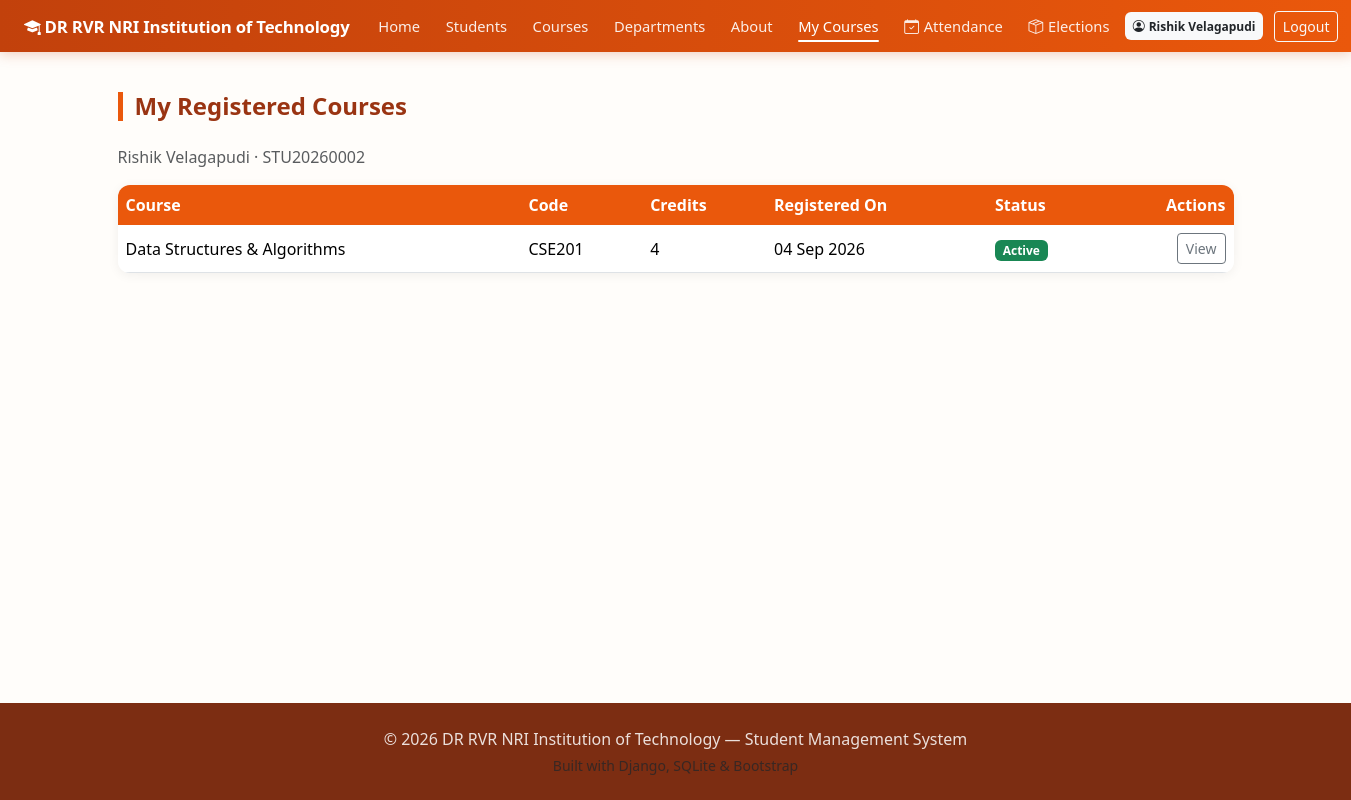
The page /my-courses/ (signed in) on the database its author committed.
### core/models.py (models this page shows, shortened)
class User(AbstractUser):
    ROLE_CHOICES = [
        ('admin', 'Admin'),
        ('student', 'Student'),
    ]
    role = models.CharField(max_length=20, choices=ROLE_CHOICES, default='student')

class Student(models.Model):
    roll_number = models.CharField(max_length=30, unique=True)
    first_name = models.CharField(max_length=80)
    last_name = models.CharField(max_length=80)
    email = models.EmailField(max_length=120, unique=True)
    phone = models.CharField(max_length=20, blank=True, null=True)
    date_of_birth = models.DateField(blank=True, null=True)
    gender = models.CharField(max_length=10, blank=True, null=True)
    address = models.TextField(blank=True, null=True)
    enrollment_year = models.IntegerField(default=current_year)
    department = models.ForeignKey(Department, on_delete=models.CASCADE, related_name='students')
    user = models.OneToOneField(
        settings.AUTH_USER_MODEL,
        on_delete=models.SET_NULL,
        null=True,
        blank=True,
        related_name='student_profile'
    )
    class Meta:
        ordering = ['first_name', 'last_name']
    @property
    def full_name(self):
        return f"{self.first_name} {self.last_name}"

class Registration(models.Model):
    student = models.ForeignKey(Student, on_delete=models.CASCADE, related_name='registrations')
    course = models.ForeignKey(Course, on_delete=models.CASCADE, related_name='registrations')
    registered_on = models.DateTimeField(auto_now_add=True)
    status = models.CharField(max_length=20, default='Active')
    class Meta:
        unique_together = ('student', 'course')
        ordering = ['-registered_on']

class Course(models.Model):
    name = models.CharField(max_length=150)
    code = models.CharField(max_length=20, unique=True)
    credits = models.IntegerField(default=3)
    duration_weeks = models.IntegerField(default=16)
    description = models.TextField(blank=True, null=True)
    department = models.ForeignKey(Department, on_delete=models.CASCADE, related_name='courses')
    class Meta:
        ordering = ['name']

### core/views.py (the view)
# urls.py: path('my-courses/', views.my_courses, name='my_courses'),
@login_required
def my_courses(request):
    student = getattr(request.user, 'student_profile', None)
    if not student:
        messages.warning(request, 'No student profile linked to this account.')
        return redirect('home')
    return render(request, 'my_courses.html', {'student': student})

### templates/my_courses.html (shortened to what this page needs)
{% extends 'base.html' %}
{% block content %}
<h4 class="section-title">My Registered Courses</h4>
<p class="text-muted">{{ student.full_name }} &middot; {{ student.roll_number }}</p>
<div class="table-card">
    <table class="table table-hover mb-0 align-middle">
        <thead>
            <tr>
                <th>Course</th>
                <th>Code</th>
                <th>Credits</th>
                <th>Registered On</th>
                <th>Status</th>
                <th class="text-end">Actions</th>
            </tr>
        </thead>
        <tbody>
            {% for r in student.registrations.all %}
            <tr>
                <td>{{ r.course.name }}</td>
                <td>{{ r.course.code }}</td>
                <td>{{ r.course.credits }}</td>
                <td>{{ r.registered_on|date:"d M Y" }}</td>
                <td><span class="badge bg-success">{{ r.status }}</span></td>
                <td class="text-end">
                    <a href="{% url 'course_detail' r.course.id %}" class="btn btn-sm btn-outline-secondary">View</a>
                </td>
            </tr>
            {% empty %}
            <tr><td colspan="6" class="text-center text-muted py-4">You haven't registered for any courses yet. <a href="{% url 'courses' %}">Browse courses</a>.</td></tr>
            {% endfor %}
        </tbody>
    </table>
</div>
{% endblock %}

### templates/base.html (shortened to what this page needs)
{% load static %}
<!DOCTYPE html>
<html lang="en">
<head>
    <link href="https://cdn.jsdelivr.net/npm/bootstrap@5.3.3/dist/css/bootstrap.min.css" rel="stylesheet">
    <link href="https://cdn.jsdelivr.net/npm/bootstrap-icons@1.11.3/font/bootstrap-icons.css" rel="stylesheet">
    <link href="{% static 'css/style.css' %}" rel="stylesheet">
</head>
<body>
<nav class="navbar navbar-expand-xl navbar-dark sticky-top">
    <div class="container-fluid px-lg-4 px-3">
        <a class="navbar-brand fw-bold" href="{% url 'home' %}">
            <i class="bi bi-mortarboard-fill me-1"></i>DR RVR NRI Institution of Technology
        </a>
        <div class="collapse navbar-collapse" id="navMenu">
            <ul class="navbar-nav me-auto mb-2 mb-xl-0 align-items-xl-center">
                <li class="nav-item">
                    <a class="nav-link text-nowrap {% if request.resolver_match.url_name == 'home' %}active{% endif %}" href="{% url 'home' %}">Home</a>
                </li>
                <li class="nav-item">
                    <a class="nav-link text-nowrap {% if request.resolver_match.url_name == 'students' %}active{% endif %}" href="{% url 'students' %}">Students</a>
                </li>
                <li class="nav-item">
                    <a class="nav-link text-nowrap {% if request.resolver_match.url_name == 'courses' or request.resolver_match.url_name == 'course_detail' %}active{% endif %}" href="{% url 'courses' %}">Courses</a>
                </li>
                <li class="nav-item">
                    <a class="nav-link text-nowrap {% if request.resolver_match.url_name == 'departments' %}active{% endif %}" href="{% url 'departments' %}">Departments</a>
                </li>
                <li class="nav-item">
                    <a class="nav-link text-nowrap {% if request.resolver_match.url_name == 'about' %}active{% endif %}" href="{% url 'about' %}">About</a>
                </li>
                {% if request.user.is_authenticated %}
                <li class="nav-item">
                    <a class="nav-link text-nowrap {% if request.resolver_match.url_name == 'my_courses' %}active{% endif %}" href="{% url 'my_courses' %}">My Courses</a>
                </li>
                <li class="nav-item">
                    <a class="nav-link text-nowrap {% if 'attendance' in request.resolver_match.url_name %}active{% endif %}" href="{% if request.user.role == 'admin' or request.user.is_staff or request.user.is_superuser %}{% url 'attendance_dashboard' %}{% else %}{% url 'my_attendance' %}{% endif %}">
                        <i class="bi bi-calendar-check"></i><span>Attendance</span>
                    </a>
                </li>
                <li class="nav-item">
                    <a class="nav-link text-nowrap {% if 'election' in request.resolver_match.url_name %}active{% endif %}" href="{% url 'elections_list' %}">
                        <i class="bi bi-box-seam"></i><span>Elections</span>
                    </a>
                </li>
                {% endif %}
            </ul>
            <ul class="navbar-nav align-items-xl-center">
                {% if request.user.is_authenticated %}
                    <li class="nav-item me-2 my-1 my-xl-0">
                        <span class="badge text-bg-light text-dark py-2 px-2 text-nowrap">
                            <i class="bi bi-person-circle me-1"></i>{{ request.user.username }}
                        </span>
                    </li>
                    <li class="nav-item my-1 my-xl-0">
                        <a class="btn btn-outline-light btn-sm text-nowrap" href="{% url 'logout' %}">Logout</a>
                    </li>
                {% endif %}
            </ul>
        </div>
    </div>
</nav>
<main class="container my-4 flex-grow-1">
    {% block content %}{% endblock %}
</main>
<footer class="footer mt-auto py-4">
    <div class="container text-center">
        <p class="mb-1">&copy; 2026 DR RVR NRI Institution of Technology — Student Management System</p>
        <p class="mb-0 small text-muted">Built with Django, SQLite &amp; Bootstrap</p>
    </div>
</footer>
</body>
</html>

### static/css/style.css (style rules this page uses)
:root { --primary: #ea580c; --primary-dark: #9a3412; --primary-darker: #7c2d12; --accent: #f97316; --accent-light: #ffedd5; --accent-hover: #c2410c; --bg-soft: #fffdfa; }
body { background-color: var(--bg-soft); display: flex; flex-direction: column; min-height: 100vh; font-family: 'Segoe UI', Roboto, -apple-system, sans-serif; }
a { color: var(--primary); text-decoration: none; }
.navbar { background: linear-gradient(90deg, #c2410c 0%, #ea580c 100%); box-shadow: 0 2px 12px rgba(194, 65, 12, 0.25); padding-top: 0.5rem; padding-bottom: 0.5rem; }
.navbar .navbar-brand { font-size: 1.05rem; white-space: nowrap; letter-spacing: -0.2px; }
.navbar .nav-item { display: flex; align-items: center; margin: 0 0.15rem; }
.navbar .nav-link { color: rgba(255, 255, 255, 0.9); font-weight: 500; font-size: 0.92rem; padding: 0.45rem 0.65rem !important; white-space: nowrap; display: inline-flex; align-items: center; gap: 0.3rem; position: relative; border-bottom: none !important; transition: color 0.15s ease-in-out; }
.navbar .nav-link::after { content: ''; position: absolute; bottom: 2px; left: 0.65rem; right: 0.65rem; height: 2px; background-color: transparent; border-radius: 2px; transition: background-color 0.2s ease; }
.navbar .nav-link:hover::after, .navbar .nav-link.active::after { background-color: #ffffff; }
.navbar .nav-link:hover, .navbar .nav-link.active { color: #ffffff; }
.table-card { background: #fff; border-radius: 0.75rem; box-shadow: 0 2px 12px rgba(0,0,0,0.06); overflow: hidden; }
.table thead th { background-color: var(--primary); color: #fff; border-bottom: none; }
.section-title { font-weight: 700; color: var(--primary-dark); border-left: 5px solid var(--primary); padding-left: 0.75rem; margin-bottom: 1.5rem; }
.footer { background-color: var(--primary-darker); color: rgba(255, 255, 255, 0.85); margin-top: auto; }

### rows shown on the page
User: user.username "Rishik Velagapudi"
Student: full_name "Rishik Velagapudi", roll_number "STU20260002"
Registration: course.name "Data Structures & Algorithms", course.code "CSE201", course.credits "4", registered_on "04 Sep 2026", status "Active"
